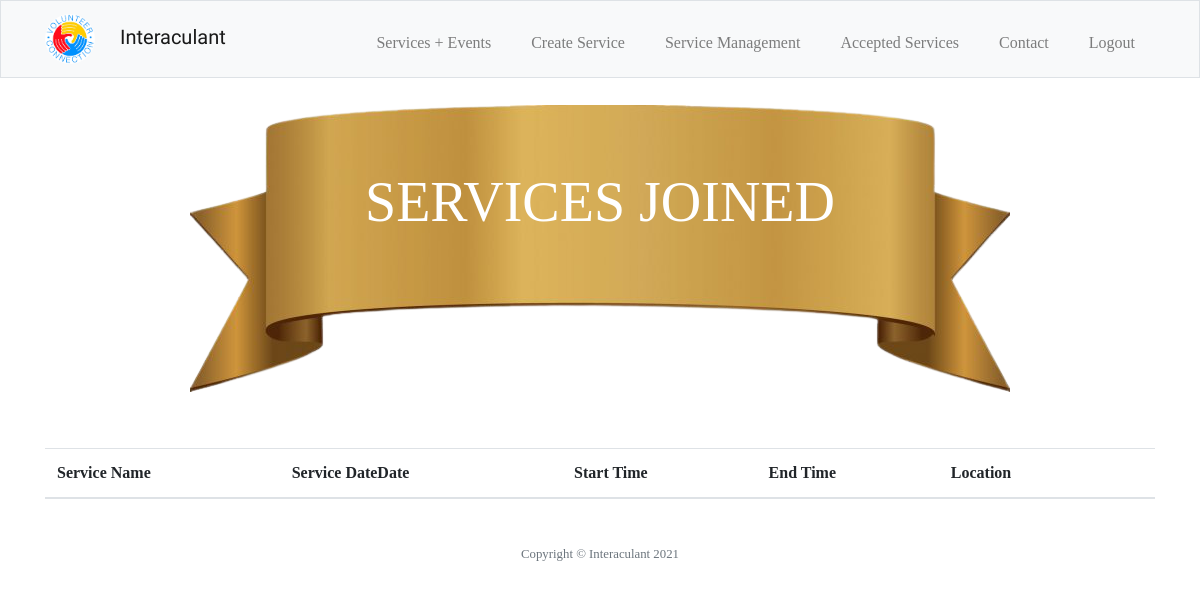
Page /service_joined (signed in) on the earlier database version.
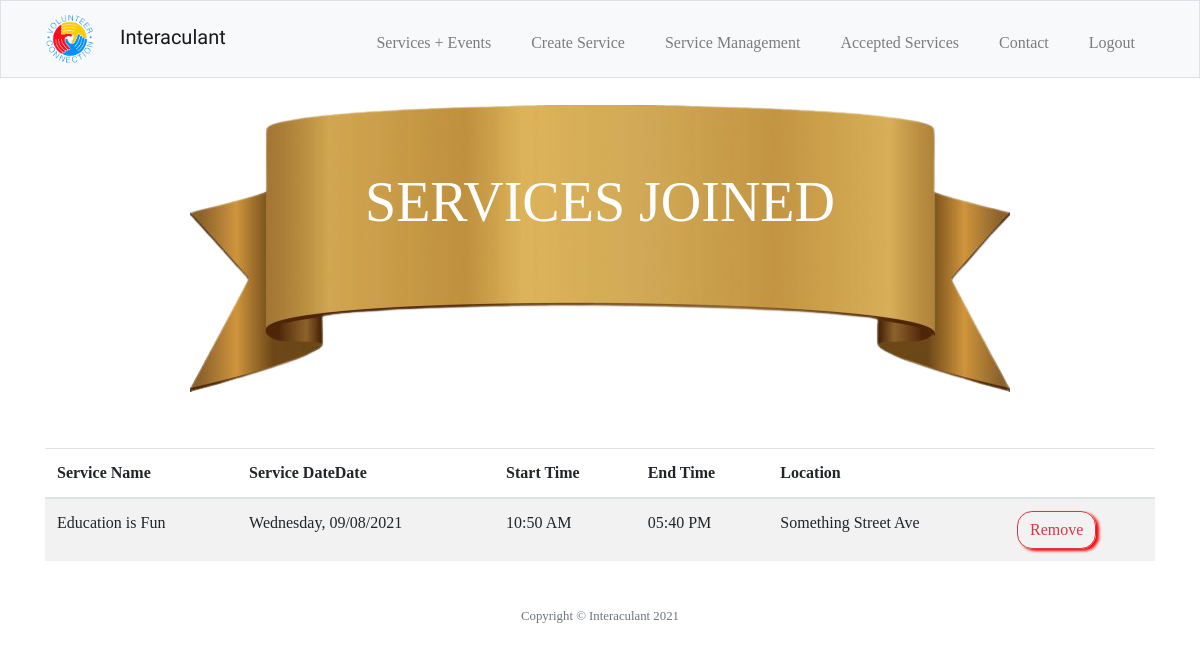
Same page on the later database version.
### tables this page shows
CREATE TABLE volunteers (services_id INTEGER, user_id INTEGER, volunteer_username TEXT NOT NULL, volunteer_email TEXT NOT NULL, title TEXT NOT NULL, date TEXT NOT NULL, start_time TEXT NOT NULL, end_time TEXT NOT NULL, location TEXT NOT NULL, FOREIGN KEY(services_id) REFERENCES services(id), FOREIGN KEY(user_id) REFERENCES users(id));

### app.py (the view)
@app.route("/service_joined", methods=["GET", "POST"])
@login_required
def service_joined():
    if request.method == "POST":
        service_id = request.get_json()[0]['service_id']
        user_id = request.get_json()[0]['user_id']
        con = sqlite3.connect("volunteer.db")
        con.row_factory = dict_factory
        db = con.cursor()
        try:
            db.execute("DELETE FROM volunteers WHERE services_id = ? AND user_id = ?", (service_id, user_id))
            results = {'processed': 'true'}
            db.execute("UPDATE services SET available = available+1 WHERE id =?", (service_id))
            flash("Successfully Removed!", "success")
        except:
            flash("Something went wrong", "danger")
            results = {'processed': 'false'}
        con.commit()
        con.close()
        return jsonify(results)
    else:
        con = sqlite3.connect("volunteer.db")
        con.row_factory = dict_factory
        db = con.cursor()
        joined = db.execute("SELECT services_id, user_id, title, date, start_time, end_time, location from volunteers WHERE user_id =?", [session["user_id"]]).fetchall()
        con.commit()
        con.close()
        return render_template("services_joined.html", joined = joined)

### app.py (called while the page is built)
@app.after_request
def after_request(response):
    response.headers["Cache-Control"] = "no-cache, no-store, must-revalidate"
    response.headers["Expires"] = 0
    response.headers["Pragma"] = "no-cache"
    return response

### helper.py (called while the page is built)
def dict_factory(cursor, row):
    d = {}
    for idx,col in enumerate(cursor.description):
        d[col[0]] = row[idx]
    return d

def login_required(f):
    @wraps(f)
    def decorated_function(*args, **kwargs):
        if session.get("user_id") is None:
            return redirect("/login")
        return f(*args, **kwargs)
    return decorated_function

### templates/services_joined.html (shortened to what this page needs)
{% extends "layout.html" %}
{% block main %}
<header class="service-title" style="overflow-x: auto;">
    <div class="service-text display-4">
        <span>SERVICES JOINED</span>
    </div>
</header>
<section>
    <div class="container">
        <table class="table table-striped">
            <thead>
                <th scope="col">Service Name</th>
                <th scope="col">Service DateDate</th>
                <th scope="col">Start Time</th>
                <th scope="col">End Time</th>
                <th scope="col">Location</th>
                <th scope="col"></th>
            </thead>
            {% for join in joined %}
                <tbody>
                    <td scope="col">{{join.title}}</td>
                    <td scope="col">{{join.date}}</td>
                    <td scope="col">{{join.start_time}}</td>
                    <td scope="col">{{join.end_time}}</td>
                    <td scope="col">{{join.location}}</td>
                    <td scope="col"><button style="border-radius: 15px; box-shadow:3px 2px 3px red;" type="button" class="btn btn-outline-danger" onclick="remove('{{join.services_id}}', '{{join.user_id}}')">Remove</button></td>
                </tbody>
            {% endfor %}
        </table>
    </div>
</section>
{% endblock %}

Differences in the rows shown:
added volunteers: title "Education is Fun", date "Wednesday, 09/08/2021", start_time "10:50 AM", end_time "05:40 PM", location "Something Street Ave"
